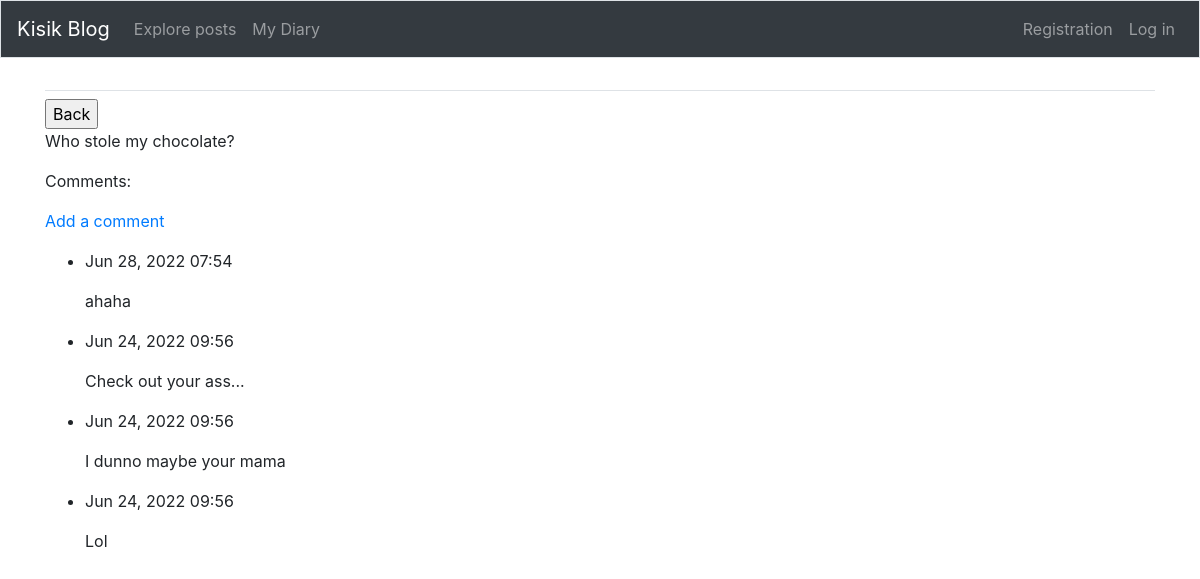
The page /posts/9/ on the database its author committed.
### tweets/models.py (models this page shows, shortened)
class BlogPost(models.Model):
    title = models.CharField(max_length=150)
    text = models.TextField(max_length=1000)
    date_added = models.DateTimeField(auto_now_add=True)
    owner = models.ForeignKey(User, on_delete=models.CASCADE)

class BlogComments(models.Model):
    post = models.ForeignKey(BlogPost, on_delete=models.CASCADE)
    text = models.TextField(max_length=300)
    date_added = models.DateTimeField(auto_now_add=True)

### tweets/views.py (the view)
# urls.py: path('posts/<int:post_id>/', views.blog_com, name='blog_com'),
def blog_com(request, post_id):
    post = BlogPost.objects.get(id=post_id)
    comments = post.blogcomments_set.order_by('-date_added')
    context = {'post': post, 'comments': comments}
    return render(request, 'tweets/blog_com.html', context)

### tweets/templates/tweets/blog_com.html (shortened to what this page needs)
<!DOCTYPE html>
<html lang="en">
<head>
    {% extends "tweets/base.html" %}
{% block content %}
  <input type="button" onclick="history.back();" value="Back"/>
  <p>{{ post.title }}</p>
  <p>Comments:</p>
  <p>
      <a href="{% url 'tweets:new_com' post.id %}">Add a comment</a>
  </p>
  <ul>
      {% for com in comments %}
        <li>
            <p>{{ com.date_added|date:'M d, Y H:i' }}</p>
            <p>{{ com.text|linebreaks }}</p>
        </li>
      {% empty %}
        <li>No comments yet</li>
      {% endfor %}
  </ul>
{% endblock content %}

### rows shown on the page
BlogPost: title "Who stole my chocolate?"
BlogComments: date_added "Jun 28, 2022 07:54", text "ahaha"
BlogComments: date_added "Jun 24, 2022 09:56", text "Check out your ass..."
BlogComments: date_added "Jun 24, 2022 09:56", text "I dunno maybe your mama"
BlogComments: date_added "Jun 24, 2022 09:56", text "Lol"
